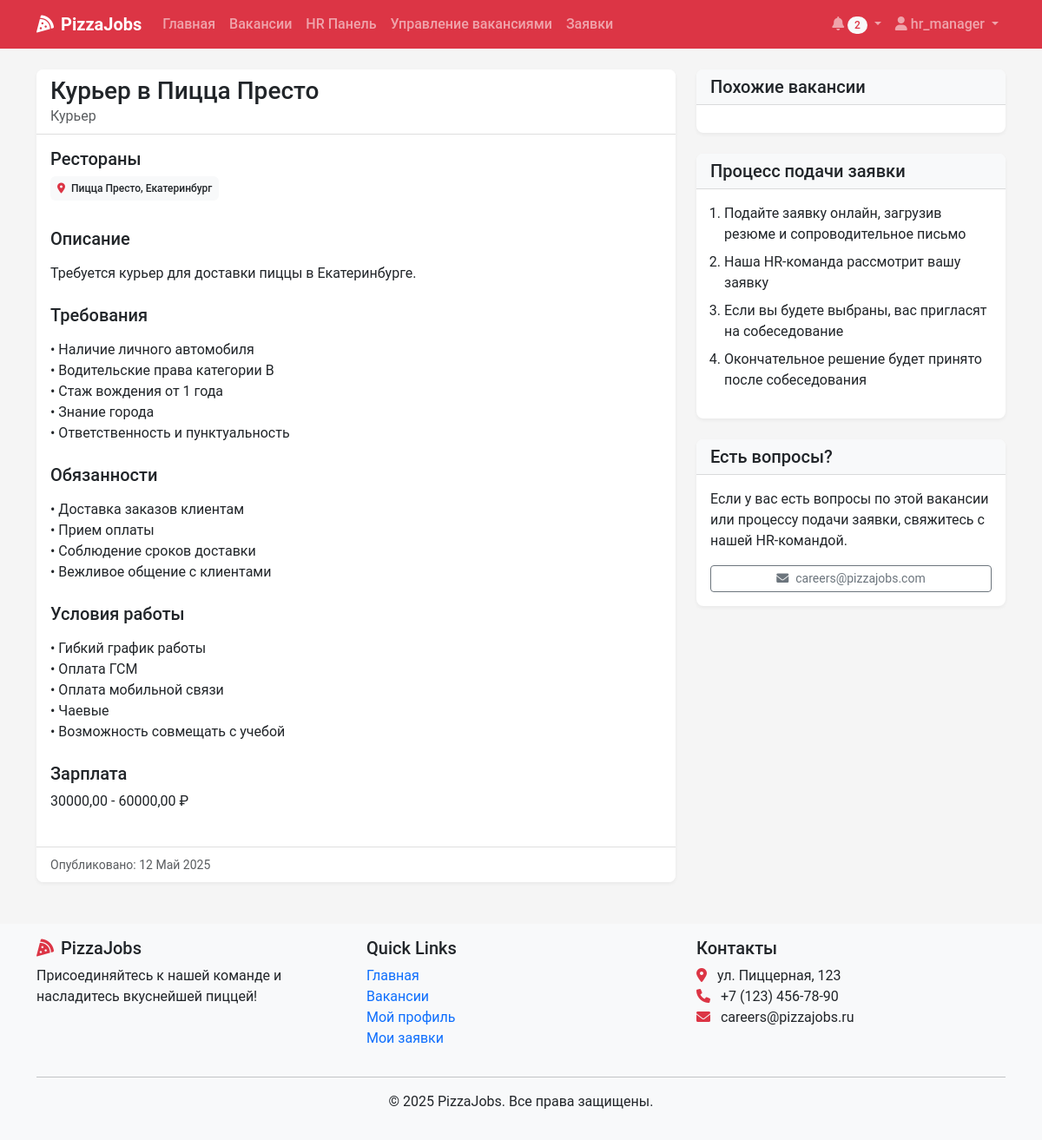
Screenshot of /vacancies/3/ (signed in) with the database file from the repository.
### recruitment/models.py (models this page shows, shortened)
class Vacancy(models.Model):
    title = models.CharField(max_length=100)
    position_type = models.ForeignKey(PositionType, on_delete=models.CASCADE, related_name='vacancies')
    restaurants = models.ManyToManyField(Restaurant, related_name='vacancies')
    description = models.TextField()
    requirements = models.TextField()
    responsibilities = models.TextField()
    conditions = models.TextField()
    salary_min = models.DecimalField(max_digits=10, decimal_places=2, null=True, blank=True)
    salary_max = models.DecimalField(max_digits=10, decimal_places=2, null=True, blank=True)
    is_active = models.BooleanField(default=True)
    created_at = models.DateTimeField(auto_now_add=True)
    updated_at = models.DateTimeField(auto_now=True)
    created_by = models.ForeignKey(User, on_delete=models.SET_NULL, null=True, related_name='created_vacancies')
    class Meta:
        verbose_name_plural = "Vacancies"

class PositionType(models.Model):
    title = models.CharField(max_length=100, unique=True)
    description = models.TextField()

class Restaurant(models.Model):
    name = models.CharField(max_length=100)
    address = models.CharField(max_length=255)
    city = models.CharField(max_length=100)
    manager = models.ForeignKey(User, on_delete=models.SET_NULL, null=True, blank=True, related_name='managed_restaurants')

### recruitment/views.py (the view)
# urls.py: path('vacancies/<int:vacancy_id>/', views.vacancy_detail, name='vacancy_detail'),
def vacancy_detail(request, vacancy_id):
    vacancy = get_object_or_404(Vacancy, id=vacancy_id, is_active=True)
    user_applied = False
    if request.user.is_authenticated:
        user_applied = Application.objects.filter(
            vacancy=vacancy,
            user=request.user
        ).exists()
    context = {
        'vacancy': vacancy,
        'user_applied': user_applied,
    }
    return render(request, 'vacancies/detail.html', context)

### templates/vacancies/detail.html (shortened to what this page needs)
{% extends 'base.html' %}
{% block content %}
<div class="container">
    <div class="row">
        <div class="col-lg-8">
            <div class="card shadow-sm mb-4">
                <div class="card-header bg-white">
                    <h1 class="card-title h3 mb-0">{{ vacancy.title }}</h1>
                    <p class="text-muted mb-0">{{ vacancy.position_type.title }}</p>
                </div>
                <div class="card-body">
                    <div class="mb-4">
                        <h5>Рестораны</h5>
                        <div class="d-flex flex-wrap">
                            {% for restaurant in vacancy.restaurants.all %}
                                <div class="badge bg-light text-dark me-2 mb-2 p-2">
                                    <i class="fas fa-map-marker-alt text-danger me-1"></i>
                                    {{ restaurant.name }}, {{ restaurant.city }}
                                </div>
                            {% endfor %}
                        </div>
                    </div>
                    <div class="mb-4">
                        <h5>Описание</h5>
                        <p>{{ vacancy.description|linebreaks }}</p>
                    </div>
                    <div class="mb-4">
                        <h5>Требования</h5>
                        <p>{{ vacancy.requirements|linebreaks }}</p>
                    </div>
                    <div class="mb-4">
                        <h5>Обязанности</h5>
                        <p>{{ vacancy.responsibilities|linebreaks }}</p>
                    </div>
                    <div class="mb-4">
                        <h5>Условия работы</h5>
                        <p>{{ vacancy.conditions|linebreaks }}</p>
                    </div>
                    {% if vacancy.salary_min or vacancy.salary_max %}
                        <div class="mb-4">
                            <h5>Зарплата</h5>
                            <p>
                                {% if vacancy.salary_min and vacancy.salary_max %}
                                    {{ vacancy.salary_min }} - {{ vacancy.salary_max }} ₽
                                {% elif vacancy.salary_min %}
                                    От {{ vacancy.salary_min }} ₽
                                {% elif vacancy.salary_max %}
                                    До {{ vacancy.salary_max }} ₽
                                {% endif %}
                            </p>
                        </div>
                    {% endif %}
                </div>
                <div class="card-footer bg-white text-muted">
                    <small>Опубликовано: {{ vacancy.created_at|date:"j F Y" }}</small>
                </div>
            </div>
        </div>
        <div class="col-lg-4">
            <div class="card shadow-sm mb-4">
                <div class="card-header bg-light">
                    <h5 class="mb-0">Похожие вакансии</h5>
                </div>
                <div class="card-body">
                </div>
            </div>
            <div class="card shadow-sm mb-4">
                <div class="card-header bg-light">
                    <h5 class="mb-0">Процесс подачи заявки</h5>
                </div>
                <div class="card-body">
                    <ol class="ps-3">
                        <li class="mb-2">Подайте заявку онлайн, загрузив резюме и сопроводительное письмо</li>
                        <li class="mb-2">Наша HR-команда рассмотрит вашу заявку</li>
                        <li class="mb-2">Если вы будете выбраны, вас пригласят на собеседование</li>
                        <li class="mb-2">Окончательное решение будет принято после собеседования</li>
                    </ol>
                </div>
            </div>
            <div class="card shadow-sm">
                <div class="card-header bg-light">
                    <h5 class="mb-0">Есть вопросы?</h5>
                </div>
                <div class="card-body">
                    <p>Если у вас есть вопросы по этой вакансии или процессу подачи заявки, свяжитесь с нашей HR-командой.</p>
                    <div class="d-grid">
                        <a href="mailto:careers@pizzajobs.com" class="btn btn-sm btn-outline-secondary">
                            <i class="fas fa-envelope me-2"></i>careers@pizzajobs.com
                        </a>
                    </div>
                </div>
            </div>
        </div>
    </div>
</div>
{% endblock %}

### templates/base.html (shortened to what this page needs)
<!DOCTYPE html>
<html lang="ru">
<head>
    <link href="https://cdn.jsdelivr.net/npm/bootstrap@5.3.0-alpha1/dist/css/bootstrap.min.css" rel="stylesheet">
    <link rel="stylesheet" href="https://cdnjs.cloudflare.com/ajax/libs/font-awesome/6.0.0/css/all.min.css">
    <link rel="stylesheet" href="/static/css/main.css">
</head>
<body>
    <nav class="navbar navbar-expand-lg navbar-dark bg-danger sticky-top">
        <div class="container">
            <a class="navbar-brand" href="{% url 'home' %}">
                <i class="fas fa-pizza-slice me-2"></i>PizzaJobs
            </a>
            <div class="collapse navbar-collapse" id="navbarNav">
                <ul class="navbar-nav me-auto">
                    <li class="nav-item">
                        <a class="nav-link" href="{% url 'home' %}">Главная</a>
                    </li>
                    <li class="nav-item">
                        <a class="nav-link" href="{% url 'vacancy_list' %}">Вакансии</a>
                    </li>
                    {% if user.is_authenticated %}
                        {% if user.profile.role == 'HR_MANAGER' %}
                            <li class="nav-item">
                                <a class="nav-link" href="{% url 'hr_dashboard' %}">HR Панель</a>
                            </li>
                            <li class="nav-item">
                                <a class="nav-link" href="{% url 'manage_vacancies' %}">Управление вакансиями</a>
                            </li>
                        {% elif user.profile.role == 'RESTAURANT_MANAGER' %}
                            <li class="nav-item">
                                <a class="nav-link" href="{% url 'manager_dashboard' %}">Панель менеджера</a>
                            </li>
                        {% endif %}
                        <li class="nav-item">
                            <a class="nav-link" href="{% url 'application_list' %}">Заявки</a>
                        </li>
                    {% endif %}
                </ul>
                <ul class="navbar-nav">
                    {% if user.is_authenticated %}
                        <li class="nav-item dropdown">
                            <a class="nav-link dropdown-toggle" href="#" id="notificationDropdown" role="button" data-bs-toggle="dropdown">
                                <i class="fas fa-bell"></i>
                                {% if user.notifications.filter.exists %}
                                <span class="badge rounded-pill bg-light text-danger">
                                    {{ user.notifications.filter.count }}
                                </span>
                                {% endif %}
                            </a>
                        </li>
                        <li class="nav-item dropdown">
                            <a class="nav-link dropdown-toggle" href="#" id="userDropdown" role="button" data-bs-toggle="dropdown">
                                <i class="fas fa-user"></i> {{ user.username }}
                            </a>
                        </li>
                    {% endif %}
                </ul>
            </div>
        </div>
    </nav>
    <main class="py-4">
        {% block content %}{% endblock %}
    </main>
    <footer class="footer mt-auto py-3 bg-light">
        <div class="container">
            <div class="row">
                <div class="col-md-4">
                    <h5><i class="fas fa-pizza-slice text-danger me-2"></i>PizzaJobs</h5>
                    <p>Присоединяйтесь к нашей команде и насладитесь вкуснейшей пиццей!</p>
                </div>
                <div class="col-md-4">
                    <h5>Quick Links</h5>
                    <ul class="list-unstyled">
                        <li><a href="{% url 'home' %}" class="text-decoration-none">Главная</a></li>
                        <li><a href="{% url 'vacancy_list' %}" class="text-decoration-none">Вакансии</a></li>
                        {% if user.is_authenticated %}
                            <li><a href="{% url 'view_profile' %}" class="text-decoration-none">Мой профиль</a></li>
                            <li><a href="{% url 'application_list' %}" class="text-decoration-none">Мои заявки</a></li>
                        {% else %}
                            <li><a href="{% url 'login' %}" class="text-decoration-none">Войти</a></li>
                            <li><a href="{% url 'register' %}" class="text-decoration-none">Регистрация</a></li>
                        {% endif %}
                    </ul>
                </div>
                <div class="col-md-4">
                    <h5>Контакты</h5>
                    <address>
                        <i class="fas fa-map-marker-alt text-danger me-2"></i> ул. Пиццерная, 123<br>
                        <i class="fas fa-phone text-danger me-2"></i> +7 (123) 456-78-90<br>
                        <i class="fas fa-envelope text-danger me-2"></i> careers@pizzajobs.ru
                    </address>
                </div>
            </div>
            <hr>
            <div class="text-center">
                <p>&copy; 2025 PizzaJobs. Все права защищены.</p>
            </div>
        </div>
    </footer>
</body>
</html>

### static/css/main.css (style rules this page uses)
:root { --pizza-red: #dc3545; --pizza-green: #198754; --pizza-white: #ffffff; --pizza-light: #f8f9fa; --pizza-dark: #212529; --pizza-secondary: #6c757d; }
body { font-family: 'Roboto', 'Segoe UI', Arial, sans-serif; color: var(--pizza-dark); background-color: #f5f5f5; min-height: 100vh; display: flex; flex-direction: column; }
main { flex: 1; }
.card { border-radius: 0.5rem; border: none; overflow: hidden; }
.card-header { border-bottom: 1px solid rgba(0, 0, 0, 0.125); }
.card-footer { border-top: 1px solid rgba(0, 0, 0, 0.125); }
.card-header.bg-white { background-color: white; }
.card.shadow-sm { box-shadow: 0 0.125rem 0.25rem rgba(0, 0, 0, 0.05) !important; }
.navbar-dark.bg-danger { background-color: var(--pizza-red) !important; }
.nav-link { font-weight: 500; }
.navbar-brand { font-weight: 700; }
.footer { background-color: var(--pizza-light); padding: 2rem 0; margin-top: auto; }
.badge { font-weight: 500; padding: 0.35em 0.65em; }

### rows the page displays
Vacancy: title "Курьер в Пицца Престо", position_type "Курьер", description "Требуется курьер для доставки пиццы в Екатеринбурге.", requirements "• Наличие личного автомобиля • Водительские права категории В • Стаж вождения от 1 года • Знание города • Ответственность и пунктуальность", responsibilities "• Доставка заказов клиентам • Прием оплаты • Соблюдение сроков доставки • Вежливое общение с клиентами", conditions "• Гибкий график работы • Оплата ГСМ • Оплата мобильной связи • Чаевые • Возможность совмещать с учебой", salary_min "30000,00", salary_max "60000,00", created_at "12 Май 2025"
Restaurant: name "Пицца Престо", city "Екатеринбург"

### other values shown
{{ user.notifications.filter.count }} "2"
{{ user.username }} "hr_manager"
